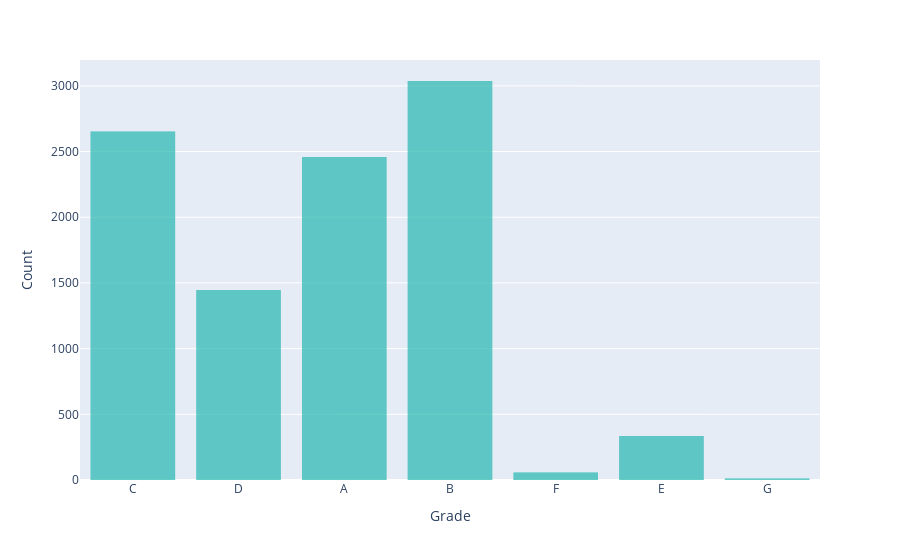

Source (notebook cell):
### Markdown cell above
**Problem 2** Try to make your own bar plot of one of the other categorical columns. Add some categorical fill or facets. See how fancy you can make your graph. Make sure it is also still really informative.

### Code cell
import plotly.express as px
fig = px.bar(DF,
             x='grade',
             color_discrete_sequence=['lightseagreen'])


fig.update_traces(marker_line_width=0)

fig.update_layout(
    xaxis_title='Grade',
    yaxis_title='Count' 
)
fig.show()

### Figure 1 — Plotly figure (JSON) as saved in the notebook; plotly's stock layout.template omitted (floating-point values rounded to 4 significant figures; data arrays with more than 128 entries replaced by an {"elided": "..."} marker saying what was removed)
{"data": [{"alignmentgroup": "True", "hovertemplate": "grade=%{x}<br>count=%{y}<extra></extra>", "legendgroup": "", "marker": {"color": "lightseagreen", "line": {"width": 0}, "pattern": {"shape": ""}}, "name": "", "offsetgroup": "", "orientation": "v", "showlegend": false, "textposition": "auto", "type": "bar", "x": {"elided": "10000 str values"}, "xaxis": "x", "y": {"elided": "10000 int values"}, "yaxis": "y"}], "layout": {"autosize": true, "barmode": "relative", "legend": {"tracegroupgap": 0}, "margin": {"t": 60}, "xaxis": {"anchor": "y", "autorange": true, "domain": [0, 1], "range": [-0.5, 6.5], "title": {"text": "Grade"}, "type": "category"}, "yaxis": {"anchor": "x", "autorange": true, "domain": [0, 1], "range": [0, 3197.0], "title": {"text": "Count"}, "type": "linear"}}}
